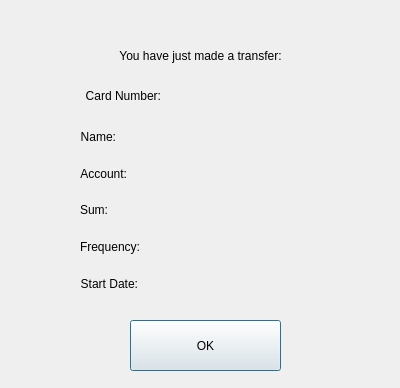
<?xml version="1.0" encoding="UTF-8"?>
<ui version="4.0">
 <class>PeriodicTransferReceipt</class>
 <widget class="QDialog" name="PeriodicTransferReceipt">
  <property name="geometry">
   <rect>
    <x>0</x>
    <y>0</y>
    <width>400</width>
    <height>388</height>
   </rect>
  </property>
  <property name="windowTitle">
   <string>Dialog</string>
  </property>
  <widget class="QWidget" name="formLayoutWidget_2">
   <property name="geometry">
    <rect>
     <x>80</x>
     <y>130</y>
     <width>231</width>
     <height>161</height>
    </rect>
   </property>
   <layout class="QFormLayout" name="mainLayout">
    <property name="fieldGrowthPolicy">
     <enum>QFormLayout::AllNonFixedFieldsGrow</enum>
    </property>
    <item row="0" column="0">
     <widget class="QLabel" name="nameLAbel">
      <property name="text">
       <string>Name:</string>
      </property>
      <property name="alignment">
       <set>Qt::AlignRight|Qt::AlignTrailing|Qt::AlignVCenter</set>
      </property>
     </widget>
    </item>
    <item row="1" column="0">
     <spacer name="verticalSpacer">
      <property name="orientation">
       <enum>Qt::Vertical</enum>
      </property>
      <property name="sizeHint" stdset="0">
       <size>
        <width>20</width>
        <height>40</height>
       </size>
      </property>
     </spacer>
    </item>
    <item row="2" column="0">
     <widget class="QLabel" name="accountLabel">
      <property name="text">
       <string>Account:</string>
      </property>
      <property name="alignment">
       <set>Qt::AlignRight|Qt::AlignTrailing|Qt::AlignVCenter</set>
      </property>
     </widget>
    </item>
    <item row="3" column="0">
     <spacer name="verticalSpacer_2">
      <property name="orientation">
       <enum>Qt::Vertical</enum>
      </property>
      <property name="sizeHint" stdset="0">
       <size>
        <width>20</width>
        <height>40</height>
       </size>
      </property>
     </spacer>
    </item>
    <item row="4" column="0">
     <widget class="QLabel" name="sumLAbel">
      <property name="text">
       <string>Sum:</string>
      </property>
      <property name="alignment">
       <set>Qt::AlignRight|Qt::AlignTrailing|Qt::AlignVCenter</set>
      </property>
     </widget>
    </item>
    <item row="5" column="0">
     <spacer name="verticalSpacer_3">
      <property name="orientation">
       <enum>Qt::Vertical</enum>
      </property>
      <property name="sizeHint" stdset="0">
       <size>
        <width>20</width>
        <height>40</height>
       </size>
      </property>
     </spacer>
    </item>
    <item row="6" column="0">
     <widget class="QLabel" name="freqLabel">
      <property name="text">
       <string>Frequency:</string>
      </property>
      <property name="alignment">
       <set>Qt::AlignRight|Qt::AlignTrailing|Qt::AlignVCenter</set>
      </property>
     </widget>
    </item>
    <item row="7" column="0">
     <spacer name="verticalSpacer_4">
      <property name="orientation">
       <enum>Qt::Vertical</enum>
      </property>
      <property name="sizeHint" stdset="0">
       <size>
        <width>20</width>
        <height>40</height>
       </size>
      </property>
     </spacer>
    </item>
    <item row="8" column="0">
     <widget class="QLabel" name="startDateLabel">
      <property name="text">
       <string>Start Date:</string>
      </property>
      <property name="alignment">
       <set>Qt::AlignRight|Qt::AlignTrailing|Qt::AlignVCenter</set>
      </property>
     </widget>
    </item>
    <item row="0" column="1">
     <widget class="QLabel" name="nameConfLabel">
      <property name="text">
       <string>&lt;Name&gt;</string>
      </property>
     </widget>
    </item>
    <item row="2" column="1">
     <widget class="QLabel" name="accountConfLabel">
      <property name="text">
       <string>&lt;Account&gt;</string>
      </property>
     </widget>
    </item>
    <item row="4" column="1">
     <widget class="QLabel" name="sumConfLabel">
      <property name="text">
       <string>&lt;Sum&gt;</string>
      </property>
     </widget>
    </item>
    <item row="6" column="1">
     <widget class="QLabel" name="freqConfLabel">
      <property name="text">
       <string>&lt;Frequency&gt;</string>
      </property>
     </widget>
    </item>
    <item row="8" column="1">
     <widget class="QLabel" name="startDateConfLabel">
      <property name="text">
       <string>&lt;Start Date&gt;</string>
      </property>
     </widget>
    </item>
   </layout>
  </widget>
  <widget class="QLabel" name="label_2">
   <property name="geometry">
    <rect>
     <x>90</x>
     <y>40</y>
     <width>221</width>
     <height>31</height>
    </rect>
   </property>
   <property name="text">
    <string>You have just made a transfer:</string>
   </property>
   <property name="alignment">
    <set>Qt::AlignCenter</set>
   </property>
  </widget>
  <widget class="QPushButton" name="farewellOkButton">
   <property name="geometry">
    <rect>
     <x>130</x>
     <y>320</y>
     <width>151</width>
     <height>51</height>
    </rect>
   </property>
   <property name="text">
    <string>OK</string>
   </property>
  </widget>
  <widget class="QLabel" name="label">
   <property name="geometry">
    <rect>
     <x>20</x>
     <y>80</y>
     <width>141</width>
     <height>31</height>
    </rect>
   </property>
   <property name="text">
    <string>Card Number:</string>
   </property>
   <property name="alignment">
    <set>Qt::AlignRight|Qt::AlignTrailing|Qt::AlignVCenter</set>
   </property>
  </widget>
  <widget class="QLabel" name="cardLabel">
   <property name="geometry">
    <rect>
     <x>180</x>
     <y>80</y>
     <width>121</width>
     <height>31</height>
    </rect>
   </property>
   <property name="text">
    <string>&lt;Card&gt;</string>
   </property>
  </widget>
  <widget class="QLabel" name="dateLabel">
   <property name="geometry">
    <rect>
     <x>20</x>
     <y>10</y>
     <width>171</width>
     <height>21</height>
    </rect>
   </property>
   <property name="text">
    <string>&lt;Date&gt;</string>
   </property>
  </widget>
 </widget>
 <resources/>
 <connections/>
</ui>
